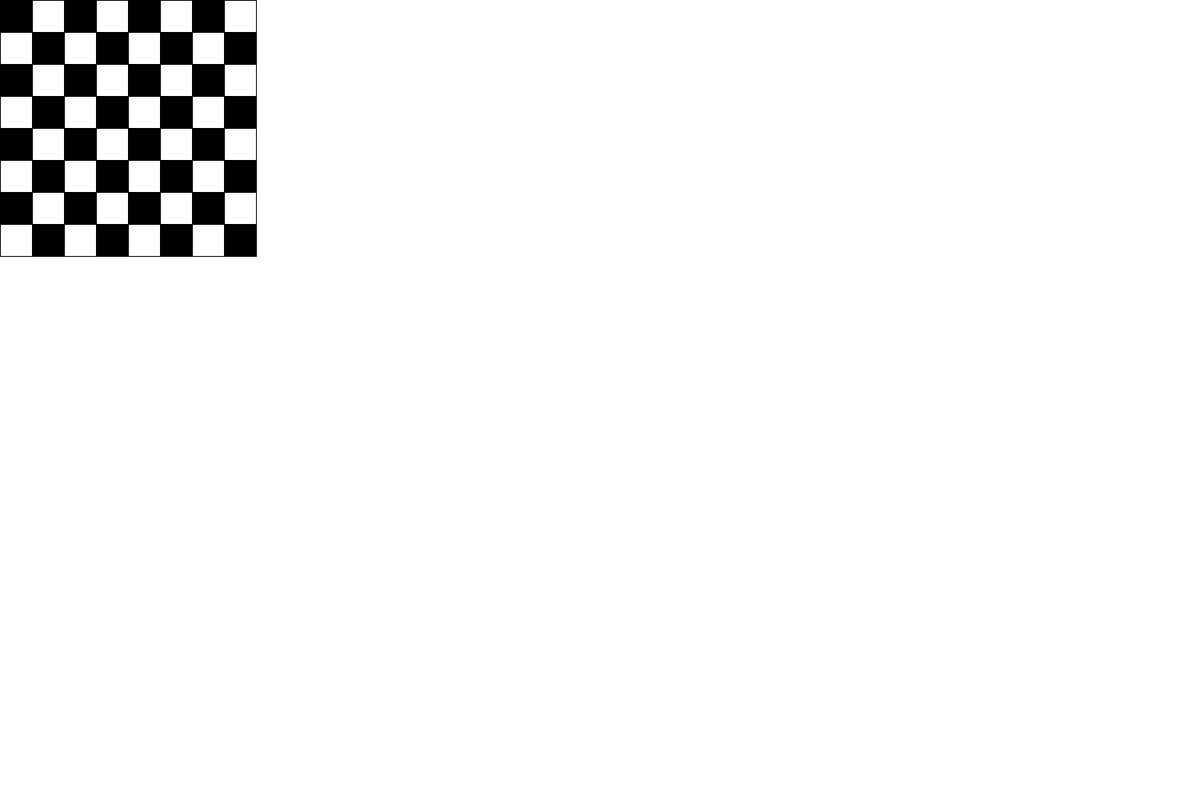
Frame 1 (no input)
Frame 60 (the mouse pressed at the canvas centre just before this capture): identical to frame 1, image omitted
Frame 120 (the mouse held since frame 60 and released just before this capture): identical to frame 1, image omitted

The Processing sketch that drew this single still picture (run headless with seeded random() and noise(); from frame 60 on, the mouse is pressed at the canvas centre):

// Processing sketch: Task6
// ── Task6.pde
int[][] board = new int[8][8];

void setup()
{
  size(1500,1000);
  setupBoard(board);
}

void draw()
{
  background(255);
  drawBoard(board, 40);
}

void setupBoard(int[][] board)
{
  for (int x = 0; x < board.length; x++)
  {
    for (int y = 0; y < board.length; y++)
    {
       board[x][y] = (x+y)%2;
       println(board[x][y]);
    }
  }
}

void drawBoard(int[][] board, int sideLength)
{
  for (int x = 0; x < board.length; x++)
  {
    for (int y = 0; y < board.length; y++)
    {
       fill(board[x][y] * 255);
       rect(x*sideLength, y*sideLength, sideLength, sideLength);
    }
  }
}
